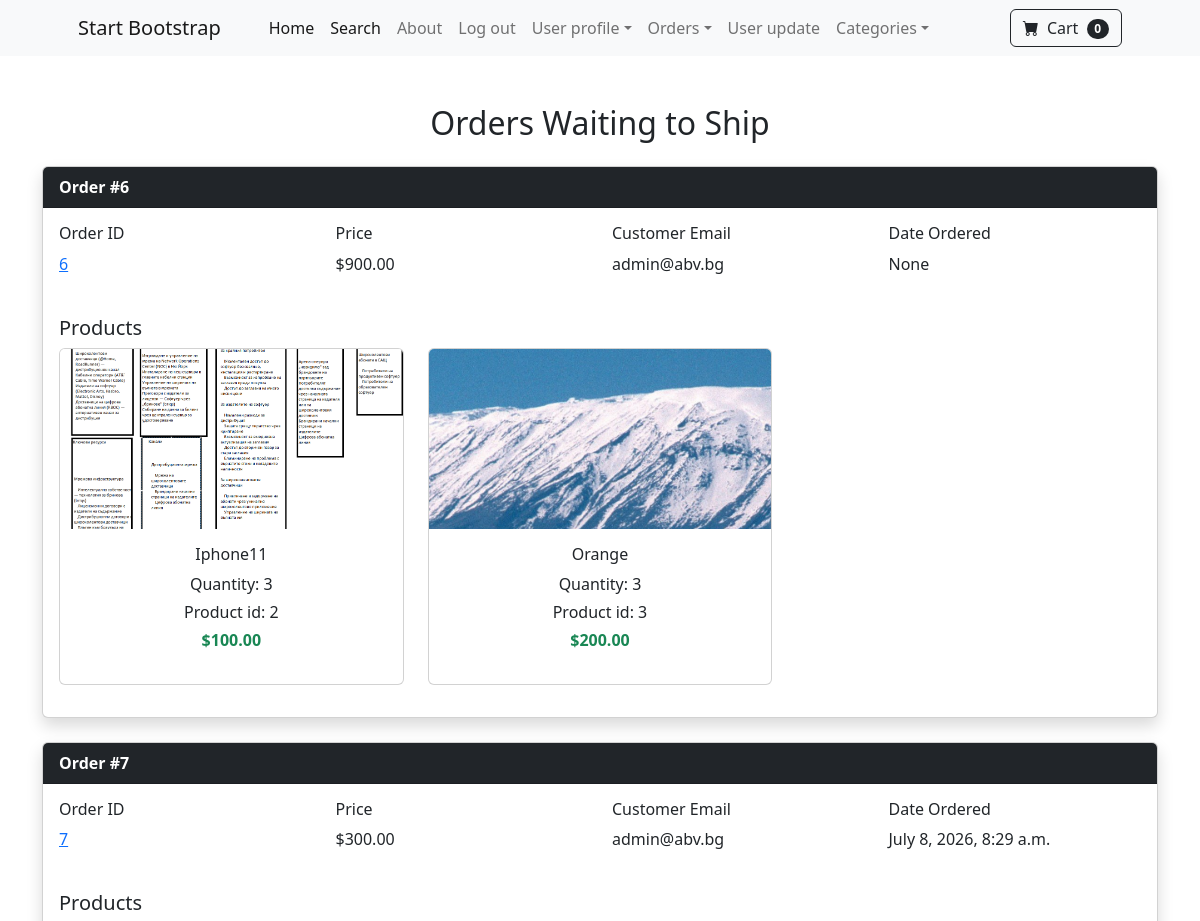
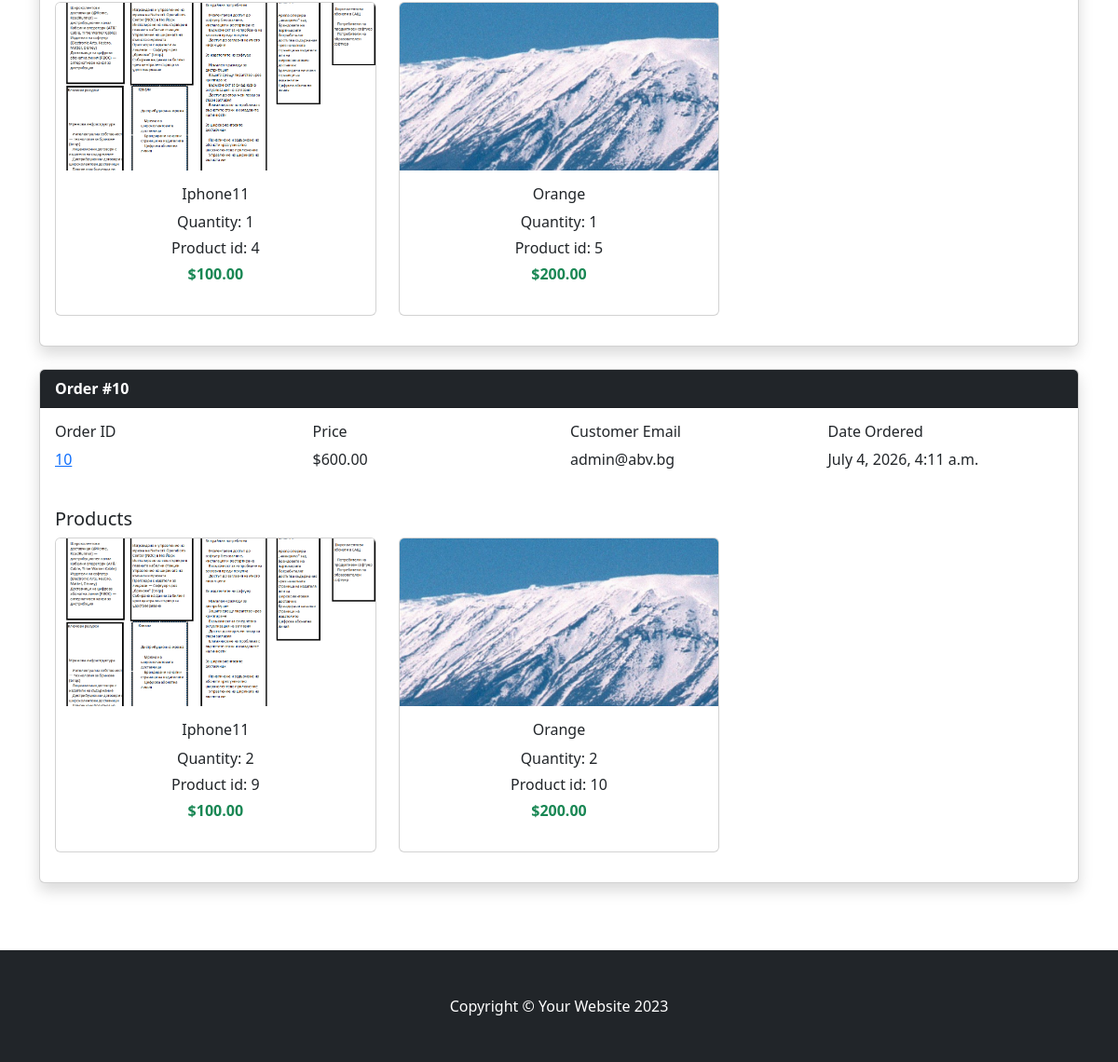
The page /payment/shipped_dash (signed in) on the database its author committed (2 pictures, top to bottom).
### payment/models.py (models this page shows, shortened)
class Order(models.Model):
    user=models.ForeignKey(User,on_delete=models.CASCADE,null=True,blank=True)
    full_name=models.CharField(max_length=100)
    email=models.EmailField(max_length=100)
    shipping_address=models.TextField(max_length=100)
    amount_paid=models.DecimalField(max_digits=10,decimal_places=2)
    date_ordered = models.DateTimeField(auto_now_add=True)
    shipped=models.BooleanField(default=False)
    date_shipped=models.DateTimeField(blank=True, null=True)

class OrderItem(models.Model):
    order=models.ForeignKey(Order,on_delete=models.CASCADE,null=True)
    product=models.ForeignKey(Product,on_delete=models.CASCADE,null=True)
    user=models.ForeignKey(User,on_delete=models.CASCADE,null=True,blank=True)
    quantity=models.PositiveBigIntegerField(default=1)
    price=models.DecimalField(max_digits=10,decimal_places=2)

### core/models.py (models this page shows, shortened)
class Product(models.Model):
    name = models.CharField(max_length=100)
    price = models.DecimalField(default=0, max_digits=10, decimal_places=2)
    description = models.TextField(max_length=500,default="",blank=True,null=True)
    image=models.ImageField(upload_to='uploads/product/')
    category = models.ForeignKey(Category, on_delete=models.CASCADE,default=1)
    is_Sale=models.BooleanField(default=False)
    sale_price = models.DecimalField(default=0, max_digits=10, decimal_places=2)

### payment/views.py (the view)
# urls.py: path('shipped_dash', views.shipped_dash, name='shipped_dash'),
def shipped_dash(request):
    if request.user.is_authenticated and request.user.is_superuser:
        order = (
            Order.objects
            .filter(shipped=True)
            .prefetch_related('orderitem_set__product')
        )
        return render(
            request,
            "payment/shipped_dash.html",
            {"order": order}
        )
    return redirect('core:index')

### core/context_processors.py (called while the page is built)
def categories(request):
    return {'category': Category.objects.all()}

def cart(request):
    return {'cart':Cart(request)}

### core/models.py (called while the page is built)
  def __str__(self):
      return self.name

### payment/templates/payment/shipped_dash.html
{% extends 'base.html' %}
{% block content %}
<div class="container py-5">
    <h2 class="text-center mb-4">Orders Waiting to Ship</h2>
    {% for orders in order %}
    <div class="card shadow mb-4">
        <div class="card-header bg-dark text-white">
            <strong>Order #{{ orders.id }}</strong>
        </div>
        <div class="card-body">
            <div class="row mb-4">
                <div class="col-md-3">
                    <h6>Order ID</h6>
                  <a href="{% url 'orders' orders.id %}">  <p>{{ orders.id }}</p> </a>
                </div>
                <div class="col-md-3">
                    <h6>Price</h6>
                    <p>${{ orders.amount_paid }}</p>
                </div>
                <div class="col-md-3">
                    <h6>Customer Email</h6>
                    <p>{{ orders.email }}</p>
                </div>
                <div class="col-md-3">
                    <h6>Date Ordered</h6>
                    <p>{{ orders.date_shipped }}</p>
                </div>
            </div>
            <h5>Products</h5>
            <div class="row">
                {% for item in orders.orderitem_set.all %}
                <div class="col-md-4 mb-3">
                    <div class="card h-100">
                        <img src="{{ item.product.image.url }}"
                             class="card-img-top"
                             style="height:180px; object-fit:cover;">
                        <div class="card-body text-center">
                            <h6>{{ item.product.name }}</h6>
                            <p class="mb-1">
                                Quantity: {{ item.quantity }}
                            </p>
                             <p class="mb-1">
                                Product id: {{ item.id }}
                            </p>
                            <p class="fw-bold text-success">
                                ${{ item.price }}
                            </p>
                        </div>
                    </div>
                </div>
                {% empty %}
                <p>No products in this order.</p>
                {% endfor %}
            </div>
        </div>
    </div>
    {% endfor %}
</div>
{% endblock %}

### templates/base.html (shortened to what this page needs)
{% load static %}
<!DOCTYPE html>
<html lang="en">
    <head>
        <link href="https://cdn.jsdelivr.net/npm/bootstrap-icons@1.5.0/font/bootstrap-icons.css" rel="stylesheet" />
        <link href="{% static 'css/styles.css' %}" rel="stylesheet">
    </head>
    <body>
       {% include 'navbar.html' %}
         {% block content %}
       {% endblock %}
        <footer class="py-5 bg-dark">
            <div class="container">
                <p class="m-0 text-center text-white">Copyright &copy; Your Website 2023</p>
            </div>
        </footer>
    </body>
</html>

### templates/navbar.html (shortened to what this page needs)
        <nav class="navbar navbar-expand-lg navbar-light bg-light">
            <div class="container px-4 px-lg-5">
                <a class="navbar-brand" href="#!">Start Bootstrap</a>
                <div class="collapse navbar-collapse" id="navbarSupportedContent">
                    <ul class="navbar-nav me-auto mb-2 mb-lg-0 ms-lg-4">
                        <li class="nav-item"><a class="nav-link active" href="{% url 'core:index' %}">Home</a></li>
                                            <li class="nav-item"><a class="nav-link active" href="{% url 'core:search' %}">Search</a></li>
                        <li class="nav-item"><a class="nav-link" href="{% url 'core:about' %}">About</a></li>
                                                                {% if user.is_authenticated %}
                           <li class="nav-item"><a class="nav-link" href="{% url 'core:logout' %}">Log out</a></li>
                        <li class="nav-item dropdown">
                            <a class="nav-link dropdown-toggle" id="navbarDropdown" href="{% url 'core:update_user' %}" role="button" data-bs-toggle="dropdown" aria-expanded="false">User profile</a>
                        </li>
                            {% if user.is_superuser %}
                                                        <li class="nav-item dropdown">
                            <a class="nav-link dropdown-toggle" id="navbarDropdown" href="{% url 'core:update_user' %}" role="button" data-bs-toggle="dropdown" aria-expanded="false">Orders</a>
                        </li>
                                {% endif %}
                                                                    <li class="nav-item"><a class="nav-link" href="{% url 'core:update_user' %}">User update</a></li>
                        {% else %}
                                                <li class="nav-item"><a class="nav-link" href="{% url 'core:login' %}">Login</a></li>
                                                                    <li class="nav-item"><a class="nav-link" href="{% url 'core:register' %}">Register</a></li>
                        {% endif %}
                        <li class="nav-item dropdown">
                            <a class="nav-link dropdown-toggle" id="navbarDropdown" href="#" role="button" data-bs-toggle="dropdown" aria-expanded="false">Categories</a>
                        </li>
                    </ul>
                    <div class="d-flex">
                        <a href="{% url 'cart_summary' %}" class="btn btn-outline-dark">
                             <i class="bi-cart-fill me-1"></i>
                            Cart
                            <span class="badge bg-dark text-white ms-1 rounded-pill" id ='cart_quantity'>{{cart.cart|length}}
                            </span>
                        </a>
                    </div>
                </div>
            </div>
        </nav>

### rows shown on the page
Order: id "6", amount_paid "900.00", email "admin@abv.bg", date_shipped "None"
OrderItem: product.image (picture), product.name "Iphone11", quantity "3", id "2", price "100.00"
OrderItem: product.image (picture), product.name "Orange", quantity "3", id "3", price "200.00"
Order: id "7", amount_paid "300.00", email "admin@abv.bg", date_shipped "July 8, 2026, 8:29 a.m."
OrderItem: product.image (picture), product.name "Iphone11", quantity "1", id "4", price "100.00"
OrderItem: product.image (picture), product.name "Orange", quantity "1", id "5", price "200.00"
Order: id "10", amount_paid "600.00", email "admin@abv.bg", date_shipped "July 4, 2026, 4:11 a.m."
OrderItem: product.image (picture), product.name "Iphone11", quantity "2", id "9", price "100.00"
OrderItem: product.image (picture), product.name "Orange", quantity "2", id "10", price "200.00"

### other values the page prints
{{ cart.cart|length }} "0"
